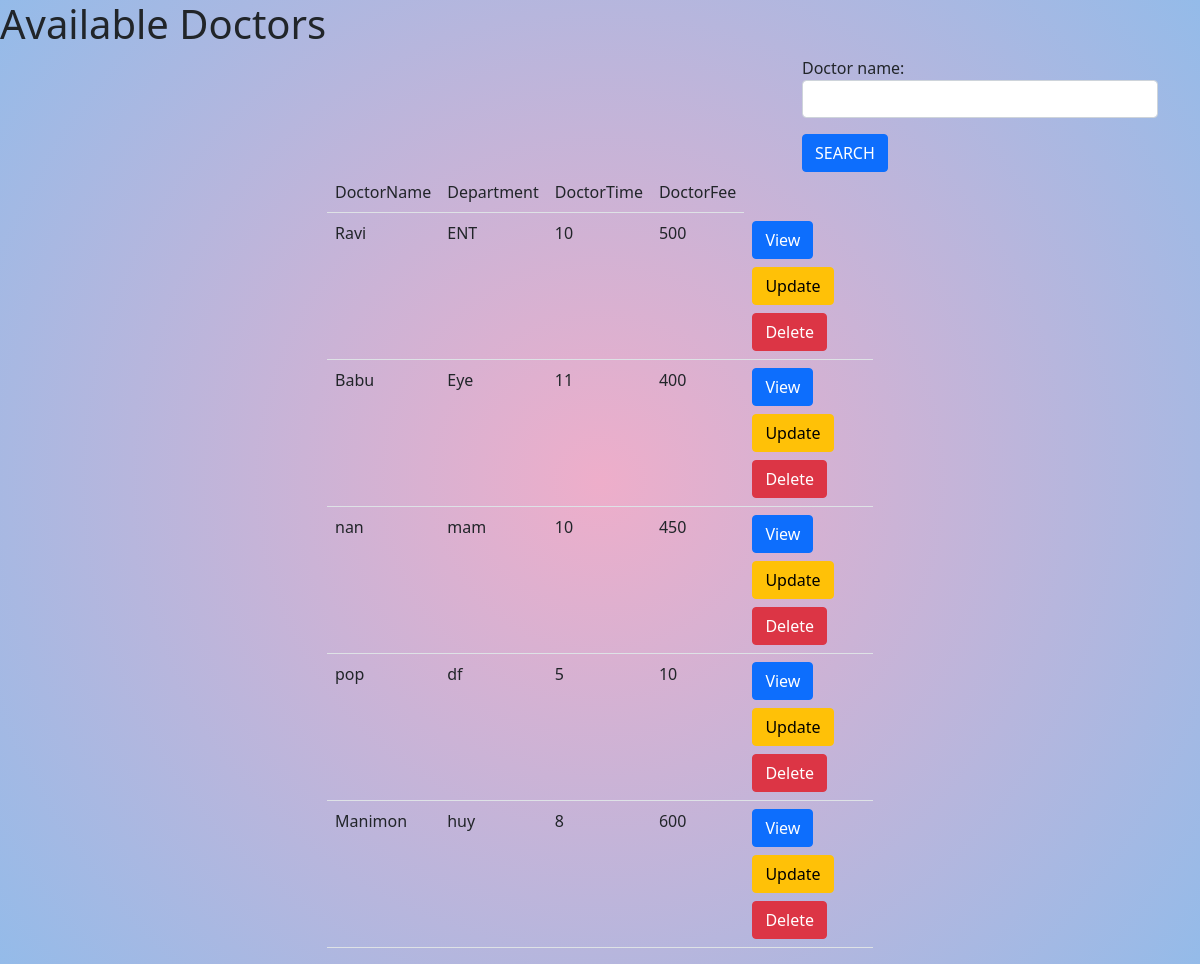
/clinicadmin/doctor/list, run on the app's committed database.
### clinicadmin/models.py (models this page shows, shortened)
class Doctor(models.Model):
    objects = None
    doctor_name = models.CharField(max_length=100, unique=True)
    department = models.CharField(max_length=100)
    doctor_time = models.PositiveIntegerField()
    doctor_fee = models.PositiveIntegerField()

### clinicadmin/views.py (the view, shortened to what this page needs)
# urls.py: path("doctor/list", views.doctor_list, name="doctorlist"),
def doctor_list(request):
    form = forms.DoctorSearchForm()
    doctors = Doctor.objects.all()
    context = {}
    context['doctors'] = doctors
    context['form'] = form
    return render(request, "doctor_list.html", context)

### clinicadmin/forms.py
class DoctorSearchForm(forms.Form):
    doctor_name = forms.CharField(widget=forms.TextInput(attrs={'class': "form-control"}))

### clinicadmin/templates/doctor_list.html (shortened to what this page needs)
<!DOCTYPE html>
{%load static%}
<html lang="en">
<head>
<link href="https://cdn.jsdelivr.net/npm/bootstrap@5.1.1/dist/css/bootstrap.min.css" rel="stylesheet">
</head>
<link rel="stylesheet" href="{%static 'css/style.css' %}" >
<body>
<h1>Available Doctors</h1>
<div class="container">
    <div class="row">
        <div class="col-4"></div>
        <div class="col-4"></div>
        <div class="col-4">
             <form action="">
                {{form.as_p}}
           <button type="submit" class="btn btn-primary">SEARCH</button>
            </form></div>
    </div>
</div>
<div class="container">
    <div class="row">
        <div class="col-3"></div>
        <div class="col-6">
            <table class="table">
                <tr>
                    <td>DoctorName</td>
                    <td>Department</td>
                    <td>DoctorTime</td>
                    <td>DoctorFee</td>
                </tr>
                {%for doctor in doctors%}
                <tr>
                    <td>{{doctor.doctor_name}}</td>
                    <td>{{doctor.department}}</td>
                    <td>{{doctor.doctor_time}}</td>
                    <td>{{doctor.doctor_fee}}</td>
                    <td>
                        <a href="{%url 'doctordetail' doctor.id%}" class="btn btn-primary mb-2">View</a>
                        <a href="{%url 'changedoctor' doctor.id%}" class="btn btn-warning mb-2">Update</a>
                        <a href="{%url 'removedoctor' doctor.id%}" class="btn btn-danger">Delete</a>
                    </td>
                </tr>
               {%endfor%}
            </table>
        </div>
        <div class="col-3"></div>
    </div>
</div>
</body>
</html>

### clinicadmin/static/css/style.css (style rules this page uses)
body { background: rgb(238,174,202); background: radial-gradient(circle, rgba(238,174,202,1) 0%, rgba(148,187,233,1) 100%); }

### data on the page
Doctor: doctor_name "Ravi", department "ENT", doctor_time "10", doctor_fee "500"
Doctor: doctor_name "Babu", department "Eye", doctor_time "11", doctor_fee "400"
Doctor: doctor_name "nan", department "mam", doctor_time "10", doctor_fee "450"
Doctor: doctor_name "pop", department "df", doctor_time "5", doctor_fee "10"
Doctor: doctor_name "Manimon", department "huy", doctor_time "8", doctor_fee "600"
